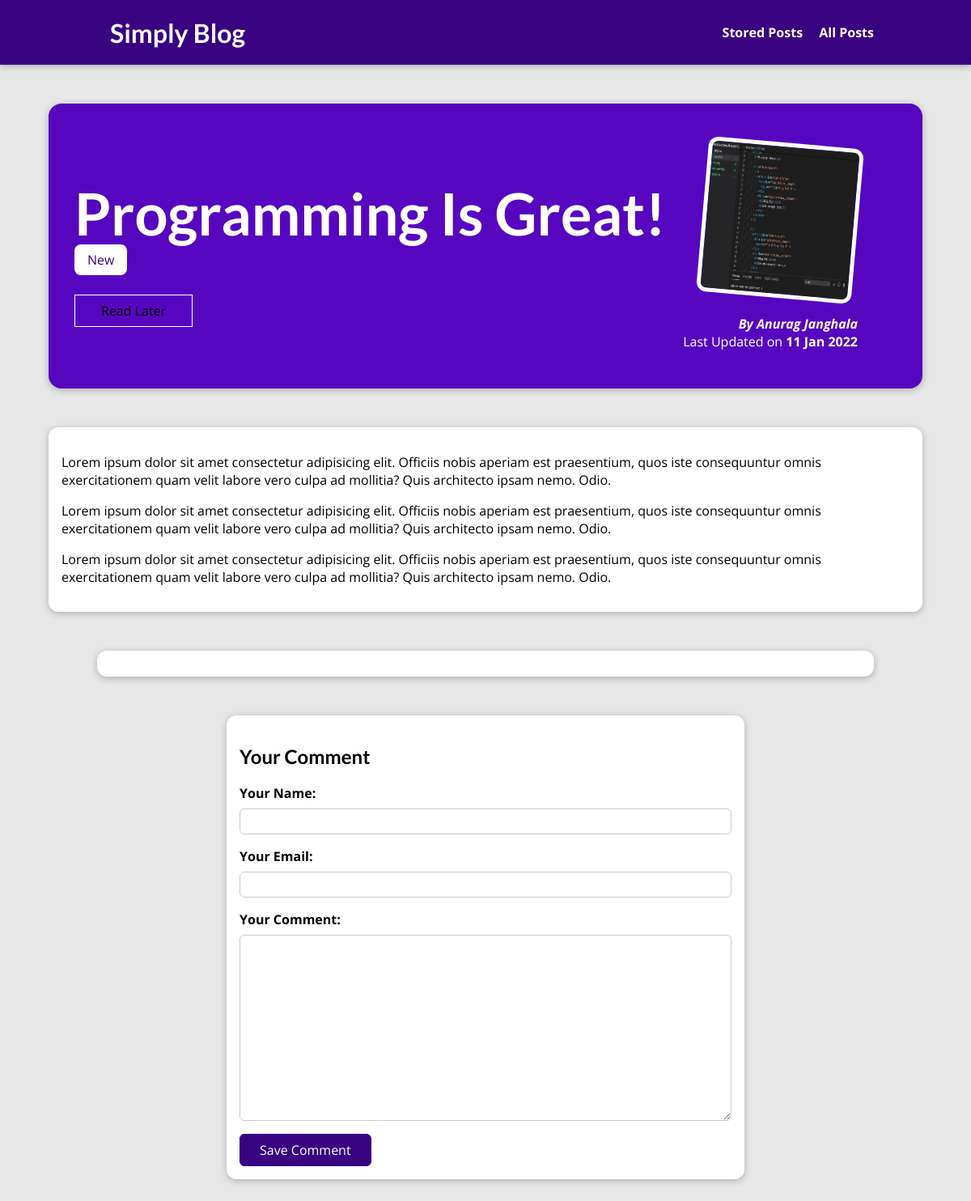
The page /posts/programming-is-fun on the database as committed earlier.
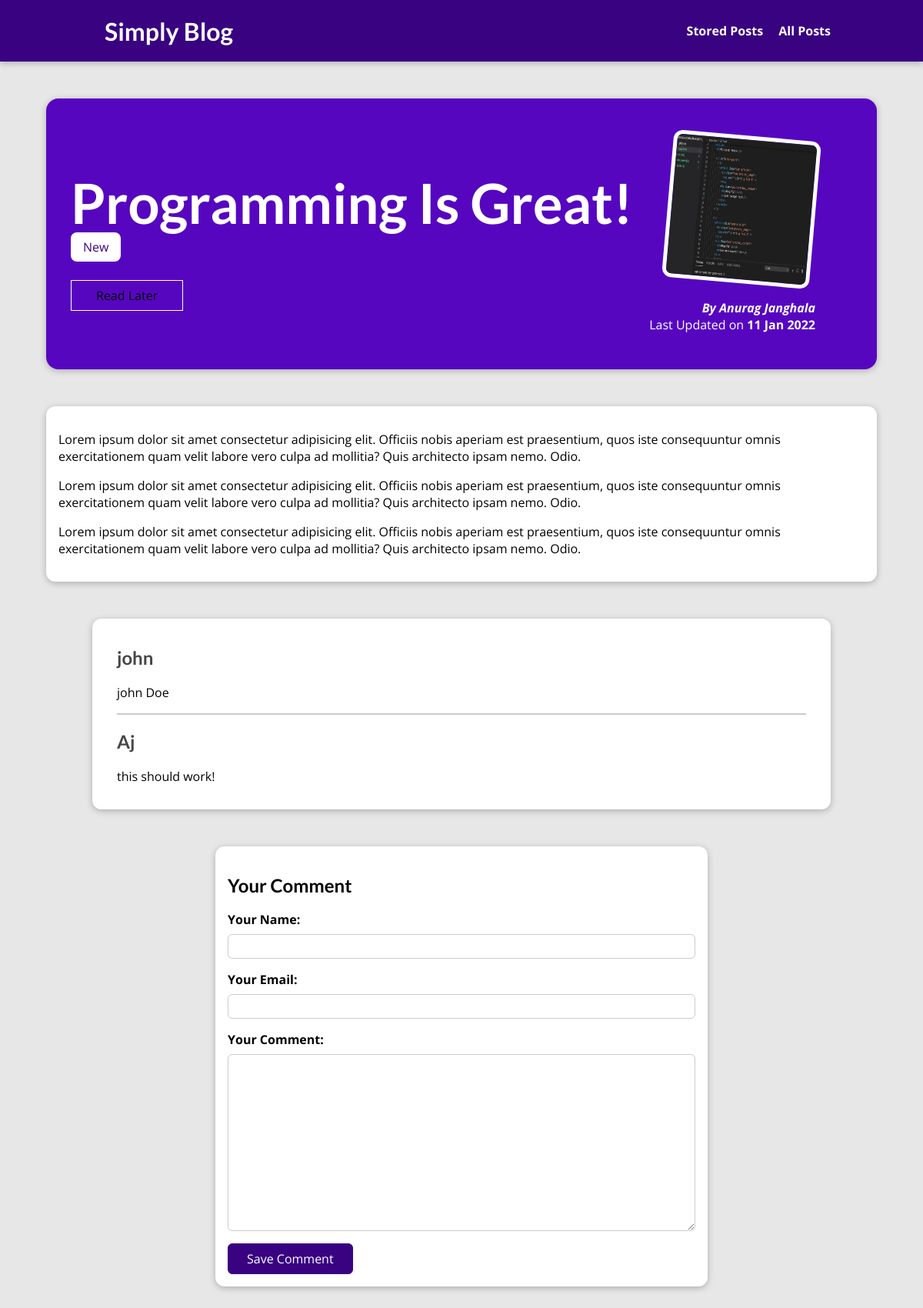
The same page on the database as committed later.
### blog/models.py (models this page shows, shortened)
class Post(models.Model):
    title = models.CharField(max_length=150)
    excerpt = models.CharField(max_length=200)
    image = models.ImageField(upload_to="posts", null=True)
    date = models.DateField(auto_now=True)
    slug = models.SlugField(unique=True, db_index=True)
    content = models.TextField(validators=[MinLengthValidator(10)])
    author = models.ForeignKey(Author, on_delete=models.SET_NULL, null=True, related_name='posts')
    tags = models.ManyToManyField(Tag)

class Tag(models.Model):
    caption = models.CharField(max_length=20)

class Author(models.Model):
    first_name = models.CharField(max_length=100)
    last_name = models.CharField(max_length=100)
    email_address = models.EmailField()
    def full_name(self):
        return f'{self.first_name} {self.last_name}'
    def __str__(self):
        return self.full_name()

class Comment(models.Model):
    user_name = models.CharField(max_length=120)
    user_email = models.EmailField()
    text = models.TextField(max_length=400)
    post = models.ForeignKey(Post, on_delete=models.CASCADE, related_name='comments')

### blog/views.py (the view, shortened to what this page needs)
# urls.py: path('posts/<slug:slug>', views.SinglePostView.as_view(), name='post-detail-page'),
class SinglePostView(View):
    def is_stored_post(self, request, post_id):
        stored_posts = request.session.get('stored_posts')
        if stored_posts is not None:
            is_saved_for_later = post_id in stored_posts
        else:
            is_saved_for_later = False
        return is_saved_for_later
    def get(self, request, slug):
        post = Post.objects.get(slug=slug)
        context = {
            'post': post,
            'post_tags': post.tags.all(),
            'comment_form': CommentForm(),
            'comments': post.comments.all().order_by('-id'),
            'saved_for_later': self.is_stored_post(request, post.id)
        }
        return render(request, 'blog/post-detail.html', context)

### blog/forms.py
class CommentForm(forms.ModelForm):
    class Meta:
        model = Comment
        exclude = ['post']
        labels = {
            'user_name': 'Your Name',
            'user_email': 'Your Email',
            'text': 'Your Comment'
        }

### blog/templates/blog/post-detail.html (shortened to what this page needs)
{% extends "base.html" %} {% load static %}  {% block css_files %}
<link rel="stylesheet" href="{% static 'blog/post-detail.css' %}" />
{% endblock %} {% block content %}
<section id="summary">
  <h2>{{ post.title }}</h2>
  <div>
    {% for tag in post_tags %}
    <span class="tag">{{tag.caption}}</span>
    {% endfor %}
  </div>
  <div id="read-later">
    <form action="{% url 'read-later' %}" method="POST">
      <button>
        {% if saved_for_later %} Remove {% else %} Read Later {% endif %}
      </button>
    </form>
  </div>
  <article>
    <img src="{{post.image.url}}" alt="{{ post.title }}" />
    <address>
      By <a href="mailto:{{ post.author.email_address }}">{{ post.author }}</a>
    </address>
    <div>Last Updated on <time>{{ post.date|date:"d M Y" }}</time></div>
  </article>
</section>
<main>{{ post.content|linebreaks }}</main>
<section id="comments">
  <ul>
    {% for comment in comments %}
    <li>
      <h2>{{comment.user_name}}</h2>
      <p>{{comment.text|linebreaks}}</p>
    </li>
    {% endfor %}
  </ul>
</section>
<section id="comment-form">
  <h2>Your Comment</h2>
  <form method="POST" action="{% url 'post-detail-page' post.slug %}">
    {% csrf_token %} {% for form_field in comment_form %}
    <div class="form-control {% if form_field.errors %}invalid{% endif %}">
      {{form_field.label_tag}} {{ form_field }} {{ form_field.errors}}
    </div>
    {% endfor %}
    <button>Save Comment</button>
  </form>
</section>
{% endblock %}

### templates/base.html (shortened to what this page needs)
{% load static %}
<!DOCTYPE html>
<html lang="en">
  <head>
    <link rel="stylesheet" href="{% static 'app.css' %}" />
    {% block css_files %}{% endblock %}
  </head>
  <body>
    <header id="main-navigation">
      <h1><a href="{% url 'starting-page' %}">Simply Blog</a></h1>
      <nav>
        <a href="{% url 'read-later' %}">Stored Posts</a>
        <a href="{% url 'posts-page' %}">All Posts</a>
      </nav>
    </header>
    {% block content %} {% endblock %}
  </body>
</html>

### static/app.css (style rules this page uses)
#main-navigation { width: 100%; height: 5rem; display: flex; justify-content: space-between; align-items: center; padding: 0 10%; position: absolute; top: 0; left: 0; }
#main-navigation a { text-decoration: none; color: white; font-weight: bold; margin-left: 1rem; }
* { box-sizing: border-box; }
html { font-family: 'Open Sans', 'Lato', sans-serif; }
body { margin: 0; }
h1, h2, h3 { font-family: 'Lato', sans-serif; font-weight: bold; }

### blog/static/blog/post-detail.css (style rules this page uses)
body { background-color: #e7e7e7; }
#main-navigation { background-color: #390281; box-shadow: 0 2px 8px rgba(0, 0, 0, 0.25); }
#summary { margin: 8rem auto 3rem auto; padding: 2rem; width: 90%; max-width: 90rem; border-radius: 16px; background-color: #5706c0; position: relative; box-shadow: 0 2px 8px rgba(0, 0, 0, 0.25); height: 22rem; }
#summary h2 { color: white; font-size: 4.5rem; margin-bottom: 0.25rem; }
#summary article { position: absolute; top: 2rem; right: 3rem; padding: 1rem 2rem; border-radius: 12px; text-align: right; color: white; }
#summary article img { width: 12rem; height: 12rem; border-radius: 12px; transform: rotateZ(5deg); border: 5px solid white; margin-bottom: 1rem; }
#summary address { font-weight: bold; }
#summary a { color: white; text-decoration: none; }
#summary time { font-weight: bold; }
#read-later { margin: 2rem 0; }
#read-later button { background-color: transparent; border: 1px solid white; padding: 0.5rem 2rem; font: inherit; }
main { width: 90%; max-width: 90rem; margin: 3rem auto; background-color: white; padding: 1rem; border-radius: 12px; box-shadow: 0 2px 8px rgba(0, 0, 0, 0.25); }
.tag { background-color: white; color: #390281; padding: 0.5rem 1rem; border-radius: 8px; }
#comment-form { margin: 3rem auto; width: 90%; max-width: 40rem; border-radius: 12px; background-color: white; box-shadow: 0 2px 8px rgba(0, 0, 0, 0.25); padding: 1rem; }
#comment-form button { font: inherit; background-color: #390281; color: white; border: 1px solid #390281; padding: 0.5rem 1.5rem; border-radius: 6px; cursor: pointer; }
.form-control { margin-bottom: 1rem; }
.form-control label { font-weight: bold; margin-bottom: 0.5rem; display: block; }
.form-control input, .form-control textarea { display: block; width: 100%; font: inherit; padding: 0.25rem; border-radius: 6px; border: 1px solid #ccc; }
#comments { margin: 3rem auto; width: 90%; max-width: 60rem; border-radius: 12px; background-color: white; box-shadow: 0 2px 8px rgba(0, 0, 0, 0.25); padding: 1rem 2rem; }
#comments ul { list-style: none; margin: 0; padding: 0; }
#comments li { margin-bottom: 1rem; border-bottom: 2px solid #ccc; }
#comments li:last-of-type { border-bottom: none; }
#comments h2 { color: #464646; }

Rows that differ between the two databases and show on the page:
added Comment: user_name "john", text "john Doe"
added Comment: user_name "Aj", text "this should work!"
